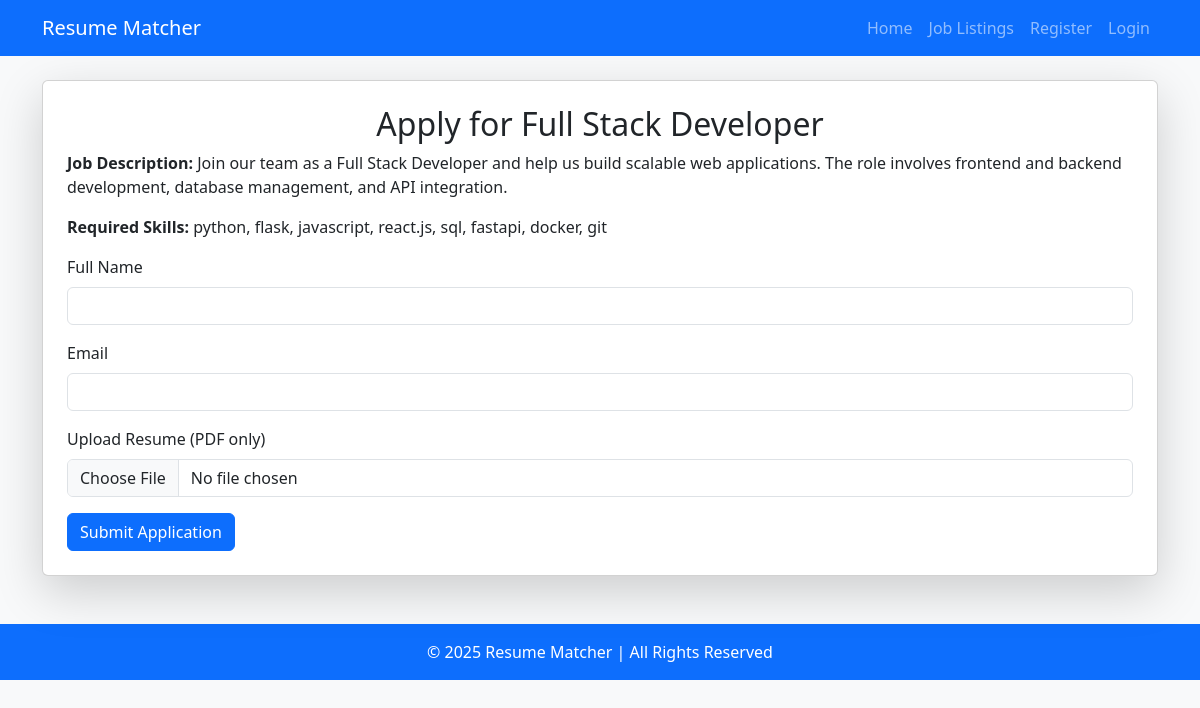
The page /apply/2 on the database its author committed.
### app.py (models this page shows)
class Job(db.Model):
    id = db.Column(db.Integer, primary_key=True)
    title = db.Column(db.String(100), nullable=False)
    description = db.Column(db.Text, nullable=False)
    skills = db.Column(db.String(255), nullable=False)

### app.py (the view, shortened to what this page needs)
@app.route("/apply/<int:job_id>", methods=["GET", "POST"])
def apply_for_job(job_id):
    job = Job.query.get_or_404(job_id)
    form = JobApplicationForm()
    return render_template("apply.html", form=form, job=job)

### app.py
class JobApplicationForm(FlaskForm):
    name = StringField("Full Name", validators=[DataRequired()])
    email = StringField("Email", validators=[DataRequired(), Email()])
    resume = FileField("Upload Resume (PDF only)", validators=[DataRequired()])
    submit = SubmitField("Apply")

### templates/apply.html (shortened to what this page needs)
{% extends "base.html" %}
{% block content %}
    <div class="card shadow-lg p-4">
        <h2 class="text-center">Apply for {{ job.title }}</h2>
        <p><strong>Job Description:</strong> {{ job.description }}</p>
        <p><strong>Required Skills:</strong> {{ job.skills }}</p>
        <form method="POST" enctype="multipart/form-data">
            <div class="mb-3">
                {{ form.name.label(class="form-label") }}
                {{ form.name(class="form-control") }}
            </div>
            <div class="mb-3">
                {{ form.email.label(class="form-label") }}
                {{ form.email(class="form-control") }}
            </div>
            <div class="mb-3">
                {{ form.resume.label(class="form-label") }}
                {{ form.resume(class="form-control") }}
            </div>
            <button type="submit" class="btn btn-primary">Submit Application</button>
        </form>
    </div>
{% endblock %}

### rows shown on the page
Job: title "Full Stack Developer", description "Join our team as a Full Stack Developer and help us build scalable web applications. The role involves frontend and backend development, database management, and API integration.", skills "python, flask, javascript, react.js, sql, fastapi, docker, git"
